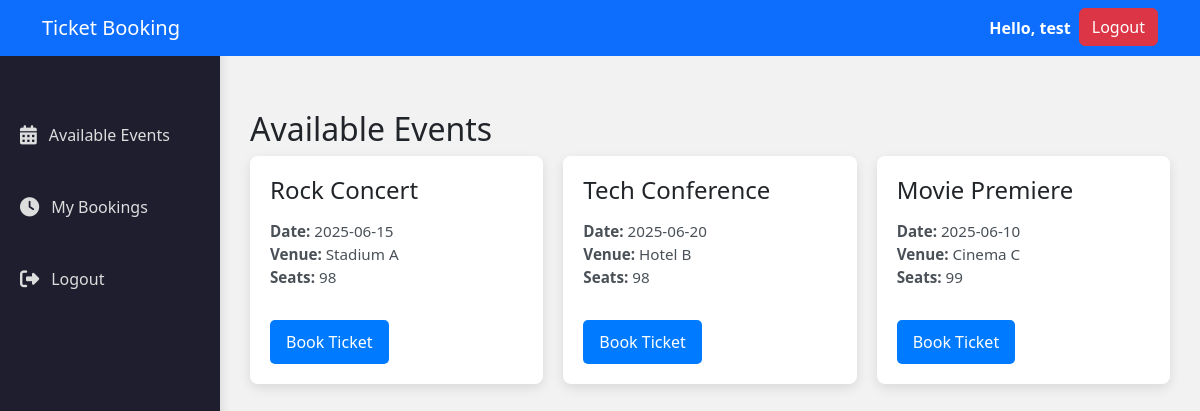
/events.php (signed in), run on the app's committed database.
### tables this page shows
CREATE TABLE IF NOT EXISTS `events` (
  `id` int NOT NULL AUTO_INCREMENT,
  `name` varchar(100) DEFAULT NULL,
  `event_date` date DEFAULT NULL,
  `venue` varchar(150) DEFAULT NULL,
  `available_seats` int DEFAULT NULL,
  `image_path` varchar(255) DEFAULT NULL,
  PRIMARY KEY (`id`)
);

### events.php (the view, shortened to what this page needs)
<?php
require 'config/db.php';
$stmt = $pdo->query("SELECT * FROM events");
$events = $stmt->fetchAll();
?>
<!DOCTYPE html>
<html lang="en">
<head>
<?php include 'head.php'; ?>
</head>
<body>
    <?php include 'header.php'; ?>
    <?php include 'sidebar.php'; ?>
    <div class="main-content">
        <header>
            <h2>Available Events</h2>
        </header>
        <div class="event-list">
            <?php foreach ($events as $event): ?>
                <div class="event-item" id="event-<?= $event['id'] ?>">
                    <h4><?= htmlspecialchars($event['name']) ?></h4>
                    <p><strong>Date:</strong> <?= $event['event_date'] ?><br>
                       <strong>Venue:</strong> <?= $event['venue'] ?><br>
                       <strong>Seats:</strong> <span id="seats-<?= $event['id'] ?>"><?= $event['available_seats'] ?></span>
                    </p>
                    <button class="book-btn" onclick="bookTicket(<?= $event['id'] ?>)">Book Ticket</button>
                </div>
            <?php endforeach; ?>
        </div>
        <div id="response" class="response" style="display:none;"></div>    </div>
</body>
</html>

### assets/style.css (style rules this page uses)
body { font-family: 'Segoe UI', sans-serif; background: #f2f2f2; display: flex; align-items: center; justify-content: center; }
.main-content { margin-left: 220px; padding: 30px; flex: 1; margin-top:80px; }
.event-list { display: grid; grid-template-columns: repeat(auto-fill, minmax(280px, 1fr)); gap: 20px; }
.event-item { background-color: #fff; border-radius: 8px; padding: 20px; box-shadow: 0 4px 12px rgba(0,0,0,0.1); transition: all 0.3s ease; }
.event-item h4 { color: #212529; margin-bottom: 15px; }
.event-item p { color: #495057; font-size: 0.95rem; }
.book-btn { background-color: #007bff; color: #fff; border: none; padding: 10px 16px; border-radius: 5px; margin-top: 15px; cursor: pointer; transition: background-color 0.3s ease; }

### data on the page
events: name "Rock Concert", event_date "2025-06-15", venue "Stadium A", available_seats "98"
events: name "Tech Conference", event_date "2025-06-20", venue "Hotel B", available_seats "98"
events: name "Movie Premiere", event_date "2025-06-10", venue "Cinema C", available_seats "99"

### other printed values
$userName "test"
